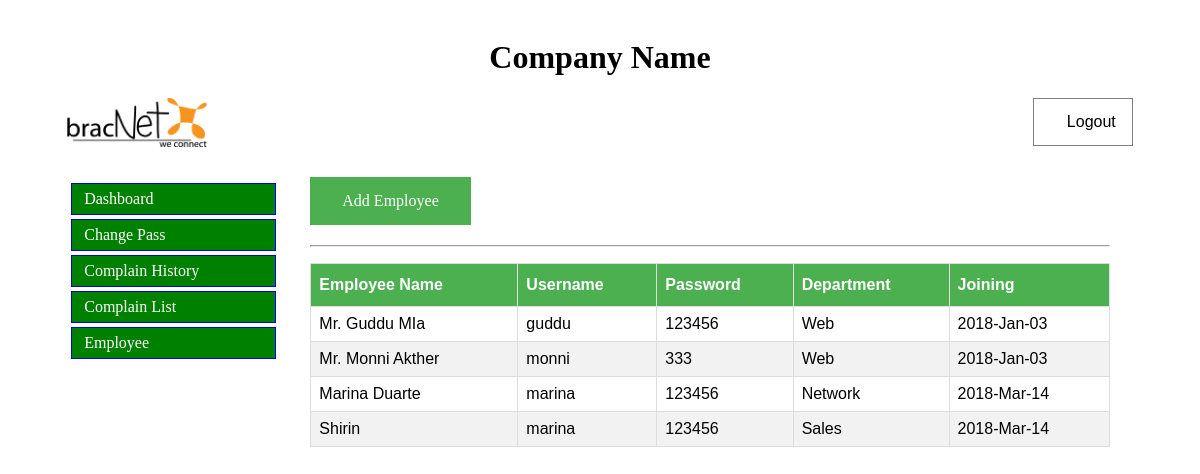
Page /admin/employee.php (signed in) on the earlier database version.
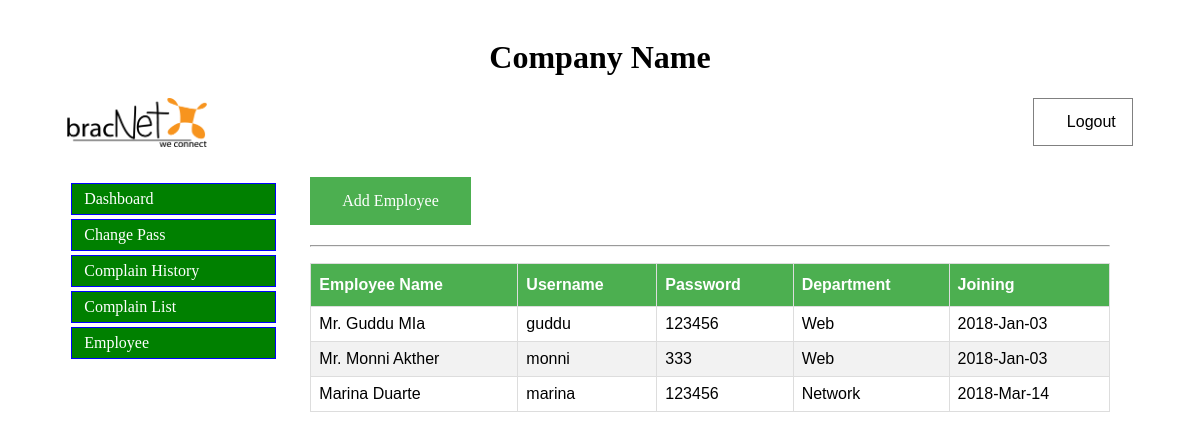
Same page on the later database version.
### tables this page shows
CREATE TABLE `employee` (
  `id` int(11) NOT NULL,
  `emoplyee_name` varchar(255) NOT NULL,
  `username` varchar(50) NOT NULL,
  `password` varchar(32) NOT NULL,
  `dept` int(5) NOT NULL,
  `updatetime` int(11) NOT NULL,
  `flag` enum('0','1') NOT NULL
);

CREATE TABLE `dept` (
  `id` int(3) NOT NULL,
  `dept_name` varchar(100) NOT NULL,
  `flag` int(1) NOT NULL
);

### config/function.php (called while the page is built, shortened)
<?php
 function dataquery($connection,$sql){
	 $query = mysqli_query($connection,$sql);
	 if($query){
		return  $query;
	 }else{
		 return false;
	 }
 }
?>

### admin/employee.php (the view)
<?php include_once("admin_header.php");?>
	<div class="content">
		<?php include("sidebar.php");?>
		<div class="right_content">
				<a href="addemployee.php" class="button_d"> Add Employee </a>
				<p style="margin-top: 20px; ">
					<hr>
				</p>
				<table class="table">
					<thead>
						<tr>
							<th> Employee Name</th>
							<th> Username </th>
							<th> Password </th>
							<th> Department </th>
							<th> Joining </th>
						</tr>
					</thead>
					<tbody>
					<?php
						$query = dataquery($connection,"SELECT `employee`.*,`dept`.dept_name FROM `employee` LEFT JOIN `dept` ON `dept`.id=`employee`.dept");
						if($query){
							while($row = mysqli_fetch_array($query,MYSQLI_ASSOC)){
							?>
						<tr>
							<td> <?php echo $row['emoplyee_name']; ?></td>
							<td> <?php echo $row['username']; ?> </td>
							<td> <?php echo $row['password']; ?> </td>
							<td> <?php echo $row['dept_name']; ?> </td>
							<td> <?php echo date("Y-M-d",$row['updatetime']); ?> </td>
						</tr>
					<?php }
						}
					?>
					</tbody>
				</table>
		</div>
	</div>
<?php include_once("../footer.php");?>

### admin/admin_header.php (shortened to what this page needs)
<html>
	<head>
		<link rel="stylesheet" type="text/css" href="../css/style.css">
		<link rel="stylesheet" href="https://cdnjs.cloudflare.com/ajax/libs/font-awesome/4.7.0/css/font-awesome.min.css">
	<link rel="stylesheet" type="text/css" href="//cdn.datatables.net/1.10.16/css/jquery.dataTables.min.css">
	</head>
	<body>
		<div class="wrapper">
			<div id="top">
				<h1 class="text-center"> Company Name </h1>
			</div>
			<div class="logo" style="float: left">
			   <a href="index.php" style="background: transparent"> <img src="../images/logo.png" width="140px;">  </a>
			</div>
			<div id="navigaion" style="width: 80%;float: right;">
				 <div class="navbar">
				   <a href="../logout.php" style="float: right">  <i class="fas fa-power-off"></i> Logout</a>
				</div>
			</div>
<?php
include_once("../config/config.php");
?>
<?php
include_once("../config/function.php");
?>

### admin/sidebar.php
  <div class="sidebar">
	<ul class="sidenav">
		<li> <a href="admin.php"> Dashboard </a> </li>
		<li> <a href="changepass.php"> Change Pass </a>  </li>
		<li> <a href="complainhistory.php"> Complain History </a>  </li>
		<li> <a href="complainlist.php"> Complain List </a>  </li>
		<li> <a href="employee.php"> Employee  </a>  </li>
	</ul>
</div>

### footer.php
		</div>
	</body>
</html>

### css/style.css (style rules this page uses)
.wrapper { width: 90%; margin: auto; padding: 10px; }
.content { clear: both; min-height: 500px; }
.sidebar { width: 20%; margin-top: 20px; float: left; position: relative; }
.right_content { width: 75%; margin-top: 20px; margin-left: 20px; float: left; position: relative; padding: 10px; }
ul li { list-style-type: none; padding-left: 0; }
ul { padding-left: 0; }
ul.sidenav li { border: 1px solid blue; padding: 6px; margin: 4px; display: block; position: relative; background: green; }
ul.sidenav li a { padding: 6px; color: #fff; text-decoration: none; }
.text-center { text-align: center; }
.table { font-family: "Trebuchet MS", Arial, Helvetica, sans-serif; border-collapse: collapse; width: 100%; }
.table td, .table th { border: 1px solid #ddd; padding: 8px; }
.table tr:nth-child(even) { background-color: #f2f2f2; }
.table th { padding-top: 12px; padding-bottom: 12px; text-align: left; background-color: #4CAF50; color: white; }
.button_d { background-color: #4CAF50; border: none; color: white; padding: 15px 32px; text-align: center; text-decoration: none; display: inline-block; font-size: 16px; }
.navbar { font-family: Arial, Helvetica, sans-serif; }
.navbar a { float: left; font-size: 16px; color: #000000; text-align: center; padding: 14px 16px; text-decoration: none; border: 1px solid gray; }

Differences in the rows shown:
removed employee: emoplyee_name "Shirin", username "marina", password "123456", dept.dept_name "Sales", updatetime "2018-Mar-14"
